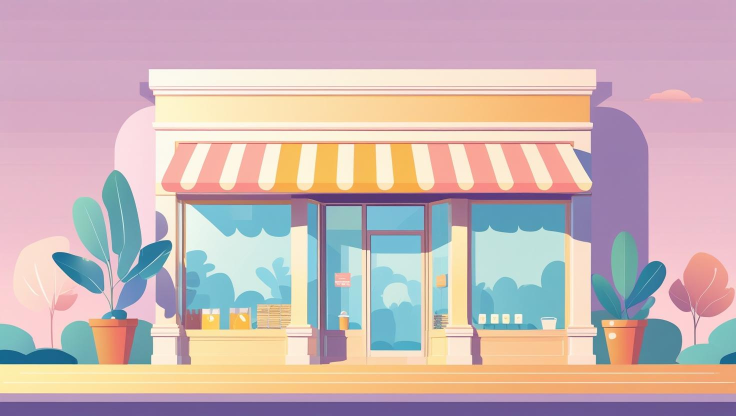
#> input picture Ejecutable/fondoLD.png, 1472 x 832 px, found by its file name (shown at 1/2 size)
$ python Proyecto-terminado.py
#> lines starting #> are read from the running program, lines starting #| are printed output that depends on the picture
import tkinter as tk # Importamos la biblioteca tkinter para crear la interfaz gráfica
from tkinter import messagebox, simpledialog, ttk # Importamos messagebox y simpledialog para mostrar mensajes y dialogos
from PIL import Image, ImageTk # Importamos Image y ImageTk de PIL para manejar imágenes
import json # Importamos json para manejar archivos JSON
import os # Importamos os para manejar rutas de archivos
import sys # Importamos sys para manejar la salida del programa

ARCHIVO_INVENTARIO = "inventario.json" # Definimos el nombre del archivo JSON para el inventario
ARCHIVO_USUARIOS = "usuarios.json" # Definimos el nombre del archivo JSON para los usuarios
ARCHIVO_ADMINISTRADORES = "administradores.json" # Definimos el nombre del archivo JSON para los administradores
inventario = [] # Inicializamos el inventario como una lista vacía
usuarios = {} # Inicializamos el diccionario de usuarios
administradores = {} # Inicializamos el diccionario de administradores
usuario_actual = None # Inicializamos el usuario actual como None
carrito = [] # Inicializamos el carrito de compras como una lista vacía

CATEGORIAS_VALIDAS = ["lacteos", "carnes", "panaderia", "frutas y verduras"] # Definimos las categorías válidas para los productos

def cargar_inventario(): # Función para cargar el inventario desde el archivo JSON
    global inventario # Declaramos que vamos a usar la variable global inventario
    if os.path.exists(ARCHIVO_INVENTARIO): # Si el archivo existe, lo abrimos y cargamos el inventario
        with open(ARCHIVO_INVENTARIO, "r") as f: # Abrimos el archivo en modo lectura
            try: # Intentamos cargar el inventario desde el archivo JSON
                inventario = json.load(f) # Cargamos el inventario desde el archivo JSON
            except json.JSONDecodeError: # Si hay un error al decodificar el JSON, inicializamos el inventario como una lista vacía
                inventario = [] # Inicializamos el inventario como una lista vacía

def guardar_inventario(): # Función para guardar el inventario en el archivo JSON
    with open(ARCHIVO_INVENTARIO, "w") as f: # Abrimos el archivo en modo escritura
        json.dump(inventario, f, indent=4) # Guardamos el inventario en el archivo JSON con indentación de 4 espacios

def cargar_usuarios(): # Función para cargar los usuarios desde el archivo JSON
    global usuarios # Declaramos que vamos a usar la variable global usuarios
    if os.path.exists(ARCHIVO_USUARIOS): # Si el archivo existe, lo abrimos y cargamos los usuarios
        with open(ARCHIVO_USUARIOS, "r") as f: # Abrimos el archivo en modo lectura
            try: # Intentamos cargar los usuarios desde el archivo JSON
                usuarios = json.load(f) # Cargamos los usuarios desde el archivo JSON
            except json.JSONDecodeError: # Si hay un error al decodificar el JSON, inicializamos el diccionario de usuarios
                usuarios = {} # Inicializamos el diccionario de usuarios
    else: # Si el archivo no existe, creamos un usuario propietario por defecto
        usuarios["propietario"] = {"password": "super123", "rol": "propietario"} # Creamos un usuario propietario por defecto
        guardar_usuarios() # Guardamos los usuarios en el archivo JSON

def guardar_usuarios(): # Función para guardar los usuarios en el archivo JSON
    with open(ARCHIVO_USUARIOS, "w") as f: # Abrimos el archivo en modo escritura
        json.dump(usuarios, f, indent=4) # Guardamos los usuarios en el archivo JSON con indentación de 4 espacios

def cargar_administradores(): # Función para cargar los administradores desde el archivo JSON
    global administradores # Declaramos que vamos a usar la variable global administradores
    if os.path.exists(ARCHIVO_ADMINISTRADORES): # Si el archivo existe, lo abrimos y cargamos los administradores
        with open(ARCHIVO_ADMINISTRADORES, "r") as f: # Abrimos el archivo en modo lectura
            try: # Intentamos cargar los administradores desde el archivo JSON
                administradores = json.load(f) # Cargamos los administradores desde el archivo JSON
            except json.JSONDecodeError: # Si hay un error al decodificar el JSON, inicializamos el diccionario de administradores
                administradores = {} # Inicializamos el diccionario de administradores
    else: # Si el archivo no existe, inicializamos el diccionario de administradores
        administradores = {} # Inicializamos el diccionario de administradores
        guardar_administradores() # Guardamos los administradores en el archivo JSON

def guardar_administradores(): # Función para guardar los administradores en el archivo JSON
    with open(ARCHIVO_ADMINISTRADORES, "w") as f: # Abrimos el archivo en modo escritura
        json.dump(administradores, f, indent=4) # Guardamos los administradores en el archivo JSON con indentación de 4 espacios

def login(ventana_raiz): # Función para mostrar la ventana de login
    global usuario_actual # Declaramos que vamos a usar la variable global usuario_actual

    ventana_login = tk.Toplevel(ventana_raiz) # Creamos una nueva ventana
    ventana_login.title("🔸 Inicio de sesión 🔸") # Establecemos el título de la ventana
    ventana_login.geometry("600x500") # Establecemos el tamaño de la ventana
    ventana_login.resizable(False, False) # Deshabilitamos el redimensionamiento de la ventana
    ventana_login.grab_set()    # Hacer modal (ventana_login no se puede interactuar hasta que se cierre)

    # Fondo
    try: # Intentamos cargar la imagen de fondo
        fondo = Image.open("fondoLD.png") # Cargamos la imagen de fondo
#> fondo is the input picture: PIL image 1472x832 RGBA; mean R, G, B, A 201.9, 180.7, 182.2, 255
        fondo = fondo.resize((600, 500)) # Redimensionamos la imagen de fondo
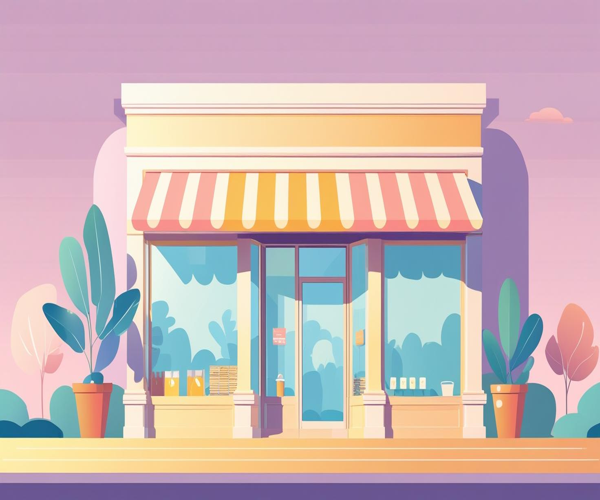
#> fondo: PIL image 600x500 RGBA; mean R, G, B, A 201.9, 180.7, 182.2, 255
        fondo_tk = ImageTk.PhotoImage(fondo) # Convertimos la imagen de fondo a un objeto PhotoImage
        fondo_label = tk.Label(ventana_login, image=fondo_tk) # Creamos un Label con la imagen de fondo
        fondo_label.place(x=0, y=0, relwidth=1, relheight=1) # Colocamos el Label en la ventana
        fondo_label.image = fondo_tk  # Mantener referencia a la imagen para evitar que sea eliminada por el recolector de basura
    except Exception as e: # Si hay un error al cargar la imagen de fondo, mostramos un mensaje de error
        print(f"Error cargando imagen: {e}") # Imprimimos el error en la consola
        ventana_login.configure(bg="#A176A7") # Establecemos el color de fondo de la ventana

    # Contenedor principal
    frame = tk.Frame(ventana_login, bg="#ffffff", padx=20, pady=20) # Creamos un Frame con fondo blanco y padding
    frame.place(relx=0.5, rely=0.5, anchor="center") # Colocamos el Frame en el centro de la ventana

    tk.Label(frame, text="🛒 La Despensa Feliz", font=("Comic Sans MS", 18, "bold"), bg="#ffffff", fg="#006400").pack(pady=(0, 5)) # Creamos un Label con el título de la aplicación (La Despensa Feliz) en color verde oscuro
    tk.Label(frame, text="Inicio de sesión", font=("Arial", 13), bg="#ffffff").pack(pady=(0, 15)) # Creamos un Label con el subtítulo de la aplicación (Inicio de sesión)

    tk.Label(frame, text="Usuario:", bg="#ffffff").pack(anchor="w") # Creamos un Label con el texto "Usuario:"
    entry_usuario = tk.Entry(frame, width=30) # Creamos un Entry para ingresar el nombre de usuario
    entry_usuario.pack(pady=(0, 10)) # Colocamos el Entry en el Frame con padding vertical de 10

    tk.Label(frame, text="Contraseña:", bg="#ffffff").pack(anchor="w") # Creamos un Label con el texto "Contraseña:" (Contraseña) en color blanco
    entry_contraseña = tk.Entry(frame, show="*", width=30) # Creamos un Entry para ingresar la contraseña (Contraseña) en color blanco
    entry_contraseña.pack(pady=(0, 15))  # Colocamos el Entry en el Frame con padding vertical de 15 (Contraseña)

    # Acción de login (Contraseña)
    # [21 lines left out: functions intentar_login, acceder_como_cliente, not called in this run]

    # Botones
    btn_ingresar = tk.Button(frame, text="Ingresar", command=intentar_login, bg="#28a745", fg="white", width=25) # Creamos un botón "Ingresar" que ejecuta la función intentar_login al ser presionado
    btn_ingresar.pack(pady=(0, 10)) # Colocamos el botón en el Frame con padding vertical de 10

    btn_cliente = tk.Button(frame, text="👤 Soy Cliente", command=acceder_como_cliente, bg="#E0BBE4", fg="black", font=("Arial", 11), width=25) # Creamos un botón "Soy Cliente" que ejecuta la función acceder_como_cliente al ser presionado
    btn_cliente.pack() # Colocamos el botón en el Frame

    ventana_login.bind("<Return>", intentar_login) # Asociamos la tecla Enter con la función intentar_login
    ventana_login.wait_window() # Esperamos a que la ventana de login se cierre para continuar con el programa

# [479 lines left out: functions mostrar_vista_cliente, crear_administrador, crear_empleado, listar_administradores, listar_empleados, eliminar_administrador and 7 more, not called in this run]

def iniciar_sistema():
    global usuario_actual

    # Cargar datos
    cargar_usuarios()
    cargar_administradores()
    cargar_inventario()

    # Crear ventana raíz
    ventana_raiz = tk.Tk()
    ventana_raiz.withdraw()  # Ocultar la ventana raíz

    # Bucle principal
    while True:
        # Mostrar login
        login(ventana_raiz)

        # Si no hay usuario actual, salir
        if usuario_actual is None:
            break

        # Si es cliente, mostrar vista cliente
        if usuario_actual["rol"] == "cliente":
            mostrar_vista_cliente(ventana_raiz)
        else:
            # Mostrar ventana principal para administradores/propietario/empleados
            mostrar_ventana_principal(ventana_raiz)

        # Al cerrar la ventana de administrador o cliente, volvemos al login
        # Reiniciamos el usuario actual
        usuario_actual = None

    # Salir
    ventana_raiz.destroy()

# Iniciar el sistema
iniciar_sistema()
